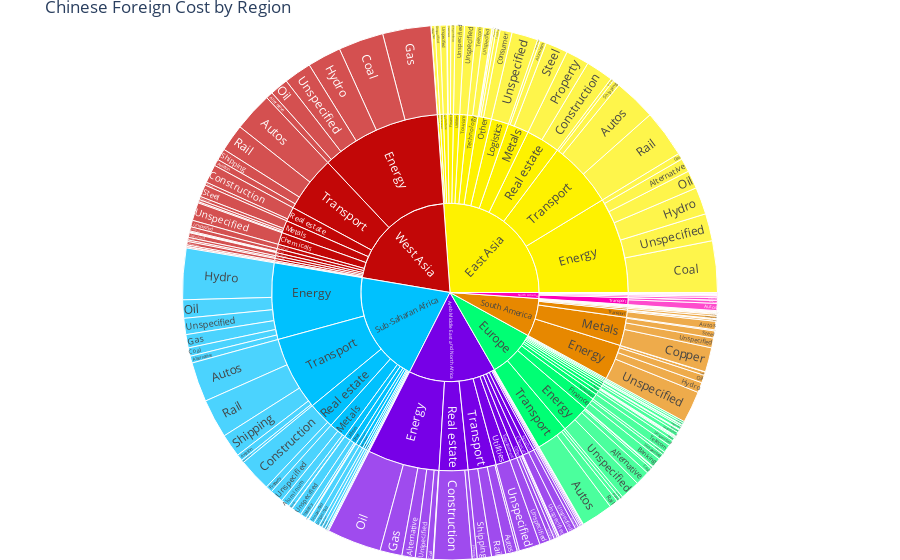

The notebook cell saved with this chart:
### Code cell
burst = px.sunburst(bri, path=['Region','Sector','Subsector'], values=' Quantity in Millions', color = 'Region',
                  title='Chinese Foreign Cost by Region', color_discrete_map={'Sub-Saharan Africa':'#00C1FE','East Asia':'#FEF200','West Asia':'#C20707',
                                                                                  'Arab Middle East and North Africa':'#7700E7', 'South America':'#E78800',
                                                                                  'Europe':'#00FF74', 'North America':'#FE00B9', 'Australia':'#d7301f'})
burst.update_traces(insidetextorientation='radial')
burst.update_layout(
    grid= dict(columns=4, rows=5),
    margin = dict(t=25, l=0, r=0, b=0)
)
burst.show()
#Crosstab.sum
burst.write_html("4.5SunburstChartBRI.html")

### Figure 1 — Plotly figure (JSON) as saved in the notebook; plotly's stock layout.template omitted (floating-point values rounded to 4 significant figures; data arrays with more than 128 entries replaced by an {"elided": "..."} marker saying what was removed)
{"data": [{"branchvalues": "total", "customdata": {"elided": "271x1 str values"}, "domain": {"x": [0, 1], "y": [0, 1]}, "hovertemplate": "labels=%{label}<br> Quantity in Millions=%{value}<br>parent=%{parent}<br>id=%{id}<br>Region=%{customdata[0]}<extra></extra>", "ids": {"elided": "271 str values"}, "insidetextorientation": "radial", "labels": {"elided": "271 str values"}, "marker": {"colors": {"elided": "271 str values"}}, "name": "", "parents": {"elided": "271 str values"}, "type": "sunburst", "values": {"elided": "271 int values"}}], "layout": {"autosize": true, "grid": {"columns": 4, "rows": 5}, "legend": {"tracegroupgap": 0}, "margin": {"b": 0, "l": 0, "r": 0, "t": 25}, "title": {"text": "Chinese Foreign Cost by Region"}}}
